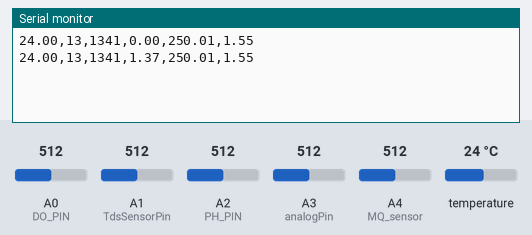
Simulated run of this sketch. Board: Arduino Uno, built with avr-gcc and run on an emulated ATmega328P. On the bench: the last lines printed to the serial monitor. Inputs (shaded band) come from the test bench; at power-on: temperature 24 °C, A0 (DO_PIN) = 512, A1 (TdsSensorPin) = 512, A2 (PH_PIN) = 512, A3 (analogPin) = 512, A4 (MQ_sensor) = 512.

Above: at 3.3 s.
3.4 s: temperature set to 12 °C
At 5.1 s:
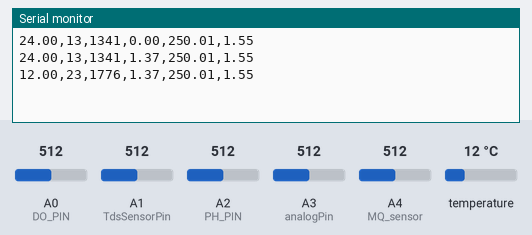
5.9 s: A0 (DO_PIN) set to 716
At 6.5 s:
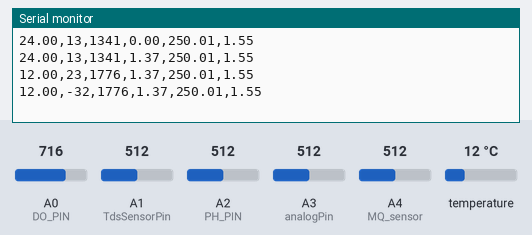
8.4 s: A1 (TdsSensorPin) set to 716
At 10.5 s:
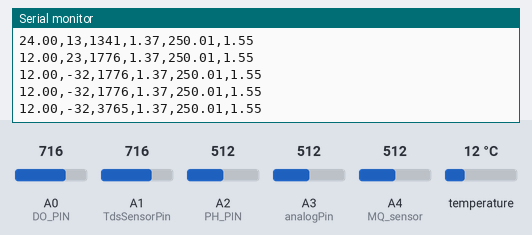
10.9 s: A2 (PH_PIN) set to 716
At 11.9 s:
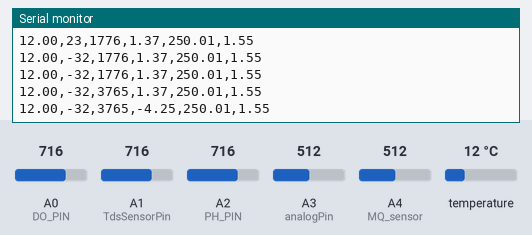
13.4 s: A3 (analogPin) set to 716
At 15.7 s:
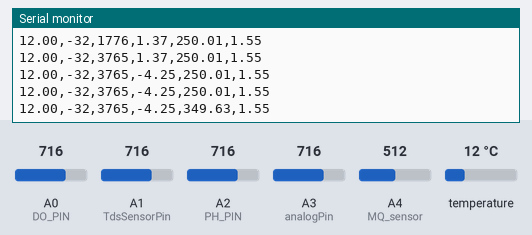
15.9 s: A4 (MQ_sensor) set to 716
At 17.2 s:
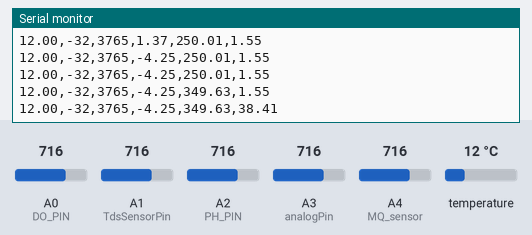
Timing chart, 0 to 18.9 s (numbered marks = the images above; inputs shaded):
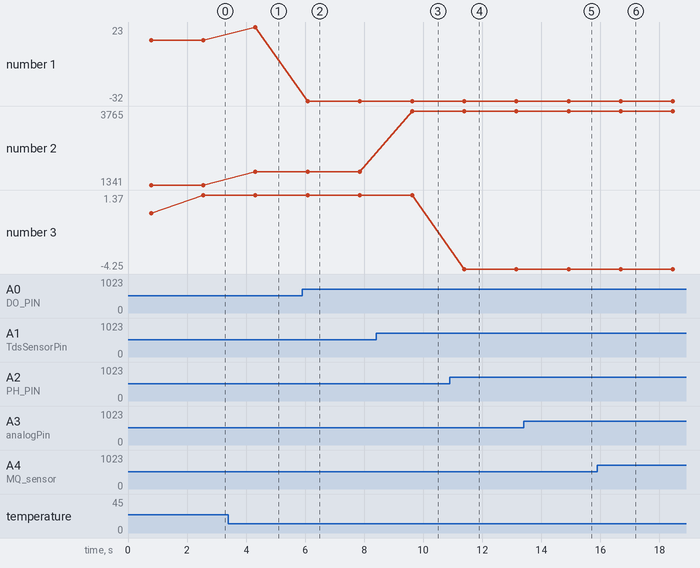

Measured:
- after the input at 3.4 s, the serial monitor: prints a new line after 0.92 s (image 1)
- after the input at 5.9 s, the serial monitor: prints a new line after 0.18 s (image 2)
- after the input at 8.4 s, the serial monitor: prints a new line after 1.2 s (image 3)
- after the input at 10.9 s, the serial monitor: prints a new line after 0.49 s (image 4)
- after the input at 13.4 s, the serial monitor: prints a new line after 1.5 s (image 5)
- after the input at 15.9 s, the serial monitor: prints a new line after 0.79 s (image 6)
- plotted number 1: 13 → 23 after the input at 3.4 s, 23 → -32 after the input at 5.9 s
- plotted number 2: 1341 → 1776 after the input at 3.4 s, 1776 → 3765 after the input at 8.4 s

The sketch:

aquanotes_rev.ino
```cpp
#include <OneWire.h>
#include <DallasTemperature.h>
#include "DFRobot_PH.h"
#include <EEPROM.h>
#include "GravityTDS.h"

// DS18B20 Sensor
float DallTemperature;
#define ONE_WIRE_BUS 2
OneWire oneWire(ONE_WIRE_BUS);
DallasTemperature sensors(&oneWire);

// DO Sensor
#define DO_PIN A0
#define VREF 5000
#define ADC_RES 1024
#define TWO_POINT_CALIBRATION 0
#define CAL1_V (1600)
#define CAL1_T (25)
#define CAL2_V (1300)
#define CAL2_T (15)
const uint16_t DO_Table[41] = {
    14460, 14220, 13820, 13440, 13090, 12740, 12420, 12110, 11810, 11530,
    11260, 11010, 10770, 10530, 10300, 10080, 9860, 9660, 9460, 9270,
    9080, 8900, 8730, 8570, 8410, 8250, 8110, 7960, 7820, 7690,
    7560, 7430, 7300, 7180, 7070, 6950, 6840, 6730, 6630, 6530, 6410};
uint8_t Temperaturet;
uint16_t ADC_Raw;
uint16_t ADC_Voltage;
uint16_t DO;
int16_t readDO(uint32_t voltage_mv, uint8_t temperature_c)
{
#if TWO_POINT_CALIBRATION == 0
  uint16_t V_saturation = (uint32_t)CAL1_V + (uint32_t)35 * temperature_c - (uint32_t)CAL1_T * 35;
  return (voltage_mv * DO_Table[temperature_c] / V_saturation);
#else
  uint16_t V_saturation = (int16_t)((int8_t)temperature_c - CAL2_T) * ((uint16_t)CAL1_V - CAL2_V) / ((uint8_t)CAL1_T - CAL2_T) + CAL2_V;
  return (voltage_mv * DO_Table[temperature_c] / V_saturation);
#endif
}

// TDS Sensor
#define TdsSensorPin A1
GravityTDS gravityTds;
float tdsValue = 0;

// pH Sensor
#define PH_PIN A2
float voltage, phValue;
DFRobot_PH ph;

// LM35 Sensor
int analogPin = A3;
float suhu = 0;
int suhu1 = 0;

// MQ137 Sensor
#define RL 47
#define m -0.263
#define b 0.42
#define Ro 20
#define MQ_sensor A4
float ppm;

void setup() {
  Serial.begin(115200);
  gravityTds.setPin(TdsSensorPin);
  gravityTds.setAref(5.0);
  gravityTds.setAdcRange(1024);
  gravityTds.begin();
  sensors.begin();
  ph.begin();
}

void loop() {
  DS18B20_Sensor_Read();
  DO_Sensor_Read();
  TDS_Sensor_Read();
  pH_Sensor_Read();
  Lm35_Sensor_Read();
  Mq137_Sensor_Read();

  Serial.print(DallTemperature); Serial.print(",");
  Serial.print(String(readDO(ADC_Voltage, Temperaturet)/1000)); Serial.print(",");
  Serial.print(tdsValue, 0); Serial.print(",");
  Serial.print(phValue, 2); Serial.print(",");
  Serial.print(suhu); Serial.print(",");
  Serial.println(ppm);
  delay(1000);
}

void DS18B20_Sensor_Read() {
  sensors.requestTemperatures();
  DallTemperature = sensors.getTempCByIndex(0);
}

void DO_Sensor_Read() {
  Temperaturet = DallTemperature;
  ADC_Raw = analogRead(DO_PIN);
  ADC_Voltage = uint32_t(VREF) * ADC_Raw / ADC_RES;
}

void TDS_Sensor_Read() {
  gravityTds.setTemperature(DallTemperature);
  gravityTds.update();
  tdsValue = gravityTds.getTdsValue();
}

void pH_Sensor_Read() {
  static unsigned long timepoint = millis();
  if (millis() - timepoint > 1000U) {
    timepoint = millis();
    voltage = analogRead(PH_PIN) / 1024.0 * 5000;
    phValue = ph.readPH(voltage, DallTemperature);
  }
  ph.calibration(voltage, DallTemperature);
}

void Lm35_Sensor_Read() {
  suhu1 = analogRead(analogPin);
  suhu = suhu1 / 2.0479;
}

void Mq137_Sensor_Read() {
  float VRL;
  float Rs;
  float ratio;
  VRL = analogRead(MQ_sensor) * (5.0 / 1023.0);
  Rs = ((5.0 * RL) / VRL) - RL;
  ratio = Rs / Ro;
  ppm = pow(10, ((log10(ratio) - b) / m));
}
```
